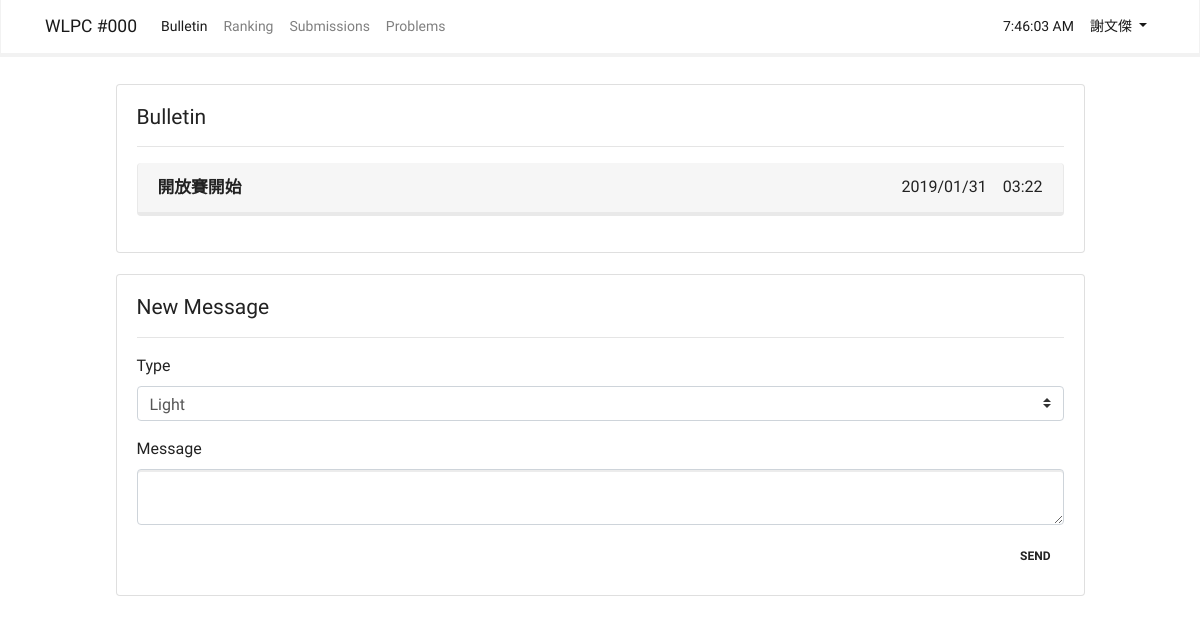
Page /bulletin (signed in) on the earlier database version.
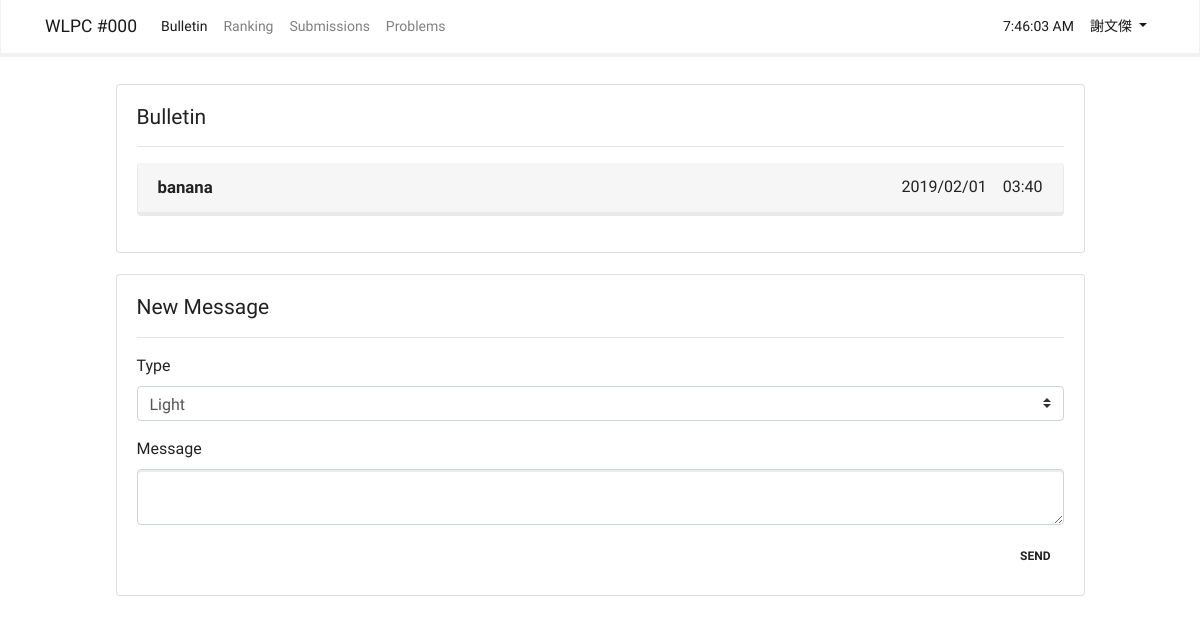
Same page on the later database version.
### app/models.py (models this page shows, shortened)
class Message(db.Model):
    __tablename__ = 'messages'
    id = db.Column(db.Integer, primary_key = True)
    content = db.Column(db.Text(200))
    content_html = db.Column(db.Text)
    t = db.Column(db.String(20))
    create_time = db.Column(db.DateTime)

### app/main/views.py (the view, shortened to what this page needs)
@main.route('/bulletin', methods = ['GET', 'POST'])
def bulletin():
    form = MessgeForm()
    messages = Message.query.order_by(Message.create_time.desc()).all()
    return render_template('bulletin.html', current_time = datetime.utcnow(), form = form, messages = messages)

### app/main/forms.py (shortened to what this page needs)
class MessgeForm(FlaskForm):
    t = SelectField('Type', choices=[('light', 'Light'), ('primary', 'Primary'), ('success', 'Success'), ('warning', 'Warning'), ('danger', 'Danger')])
    content = TextAreaField('Message', validators=[DataRequired()])
    submit = SubmitField('Send')

### app/models.py (called while the page is built)
@login_manager.user_loader
def load_user(user_id):
    return User.query.get(int(user_id))

### app/templates/bulletin.html (shortened to what this page needs)
{% import "bootstrap/wtf.html" as wtf %}
{% extends "base.html" %}
{% block page_content %}
<div class="container" style="width: 90%">
    <div class="card">
        <div class="card-body">
            <h4 class="card-title">Bulletin</h4>
            <hr>
            {% for message in messages %}
            <div class="alert alert-{{ message.t }}">
                <span>{{ message.content_html | safe }}</span>
                <span class="float-right">{{ moment(message.create_time).format("YYYY/MM/DD　hh:mm") }}</span>
            </div>
            {% endfor %}
        </div>
    </div><br>
    {% if current_user.is_authenticated and current_user.id == 1 %}
    <div class="card">
        <div class="card-body">
            <h4 class="card-title">New Message</h4>
            <hr>
            <form method="POST">
                <div class="form-group">
                    {{ form.t.label }}{{ form.t(class = 'custom-select') }}
                </div>
                <div class="form-group">
                    {{ form.content.label }}{{ form.content(class = 'form-control') }}
                </div>
                {{ form.submit(class = 'btn float-right') }}
            </form>
        </div>
    </div><br>
    {% endif %}
</div>
{% endblock %}

Differences in the rows shown:
removed Message: content_html "開放賽開始", create_time "2019/01/31 03:22"
added Message: content_html "banana", create_time "2019/02/01 03:40"
